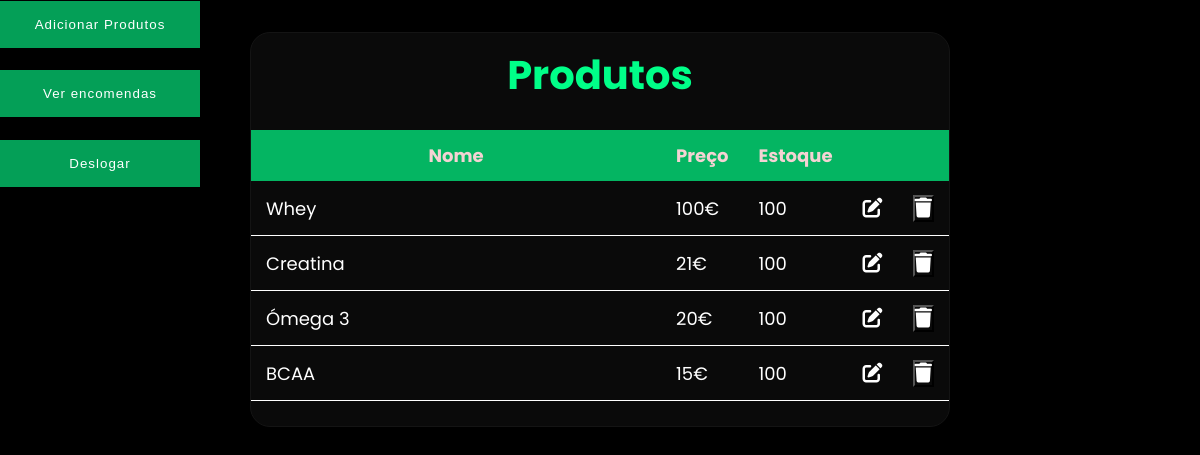
The app's page /admnistradorIndex.php (signed in) with its own data.
### tables this page shows
CREATE TABLE `produtos` (
  `id_produto` int(11) NOT NULL,
  `nome_produto` varchar(30) DEFAULT NULL,
  `imagem` varchar(255) DEFAULT NULL,
  `valorproduto` tinyint(4) DEFAULT NULL,
  `emestoque` tinyint(4) DEFAULT NULL
);

### classesphp/classMinhaLoja.php (called while the page is built, shortened)
<?php
class MinhaLojaOnline{
    private $pdo;
    public function __construct($dbn,$user,$pass)
    {
        try{
            $this->pdo = new PDO($dbn, $user, $pass);
        }catch(PDOException $e){
            echo "Error com banco de dados " . $e->getMessage();
        }catch(Exception $e){
            echo "Erro genérico " . $e->getMessage();
        }
    }
    public function buscarProdutos(){
        $cmd = $this->pdo->prepare("SELECT * FROM produtos");
        $cmd->execute();
        if($cmd->rowCount() > 0){
            $res = $cmd->fetchAll(PDO::FETCH_ASSOC);
            return $res;
        }else{
            return false;
        }
    }
}

### admnistradorIndex.php (the view, shortened to what this page needs)
<?php
require 'classesphp/classMinhaLoja.php';
$p = new MinhaLojaOnline('mysql:host=localhost;dbname=minhalojaonline', 'root', '');
$res = $p->buscarProdutos();
$resCount = (is_array($res) ? count($res) : 0);
?>
<!DOCTYPE html>
<html lang="pt-BR">
<head>
    <link href="css/admnistradorIndex.css" rel='stylesheet'>
</head>
<body>
<button id='adicionar_produto'><a href='adicionarProdutos.php'>Adicionar Produtos </a></button>
<button id='ver_encomendas'><a href='mostrarEncomendas.php'>Ver encomendas</a></button>
<button id='deslogar'><a id='deslogar_link'>Deslogar</a></button>
    <div class='div_principal'>
        <h1>Produtos</h1>
        <div class='div_table'>
            <table class='table_content'>
                <tr class='tr_title'>
                    <th>Nome</th>
                    <th>Preço</th>
                    <th>Estoque</th>
                    <th></th>
                    <th></th>
                </tr>
                <?php
                if($resCount == 0){
                    echo "<p class='sem_produtos'>Sem produtos cadastrados</p>";
                }else{
                    for($i = 0; $i < count($res);$i++){
                        ?><tr class='produtos_tr'>
                            <td><?php echo $res[$i]['nome_produto'];?></td>
                            <td><?php echo $res[$i]['valorproduto'];?>€</td>
                            <td><?php echo $res[$i]['emestoque'];?></td>
                            <td><a href="editarProduto.php?id_produto=<?php echo $res[$i]['id_produto'];?>"><i class="button_td fa-solid fa-pen-to-square"></i></a></td>
                            <td><button class='delete_produtos' value='<?php echo $res[$i]['id_produto'];?>'><i class="button_td fa-solid fa-trash"></i></button></td>
                          </tr><?php
                    }
                }
                ?>
            </table>
        </div>
    </div>
</body>
</html>

### css/admnistradorIndex.css (style rules this page uses)
* { padding: 0; margin: 0; box-sizing: border-box; text-decoration: none; list-style: none; }
body { font:20px Poppins; background-color: rgb(0, 0, 0); }
#adicionar_produto { position: absolute; top:1px; border:none; }
#adicionar_produto a { position:absolute; padding:16px; letter-spacing: 1px; width:200px; background-color: #049f57; color:white; cursor: pointer; }
#ver_encomendas { border: none; position: absolute; top:70px; }
#ver_encomendas a { position:absolute; padding:16px; letter-spacing: 1px; width:200px; background-color: #049f57; color:white; cursor: pointer; }
#deslogar { border: none; position: absolute; top:140px; }
#deslogar a { position:absolute; padding:16px; letter-spacing: 1px; width:200px; background-color: #049f57; color:white; cursor: pointer; }
.div_principal { border: 1px solid rgb(20, 20, 20); border-radius: 20px; background-color: rgb(10, 10, 10); color:white; width:700px; margin: 0 auto; margin-top: 32px; }
.div_principal h1 { color:#00ff88; padding-bottom: 0px; padding-top: 12px; text-align: center; }
.table_content { border-collapse: collapse; margin: 25px 0; font-size: 0.9em; }
.table_content .tr_title { background-color: #04b562; color:rgb(244, 211, 211); }
.table_content th { width: 100%; }
.table_content td,th { padding:12px 15px; }
.produtos_tr { border-bottom: 1px solid white;; }
.div_table table button { background-color: rgb(10, 10, 10); color:white; cursor:pointer; font-size:20px; }
.div_table a { color:white; font-size: 20px; }

### records on screen
produtos: nome_produto "Whey", valorproduto "100", emestoque "100", $res[$i]['id_produto'] 82 (drawn)
produtos: nome_produto "Creatina", valorproduto "21", emestoque "100", $res[$i]['id_produto'] 83 (drawn)
produtos: nome_produto "Ómega 3", valorproduto "20", emestoque "100", $res[$i]['id_produto'] 84 (drawn)
produtos: nome_produto "BCAA", valorproduto "15", emestoque "100", $res[$i]['id_produto'] 86 (drawn)
